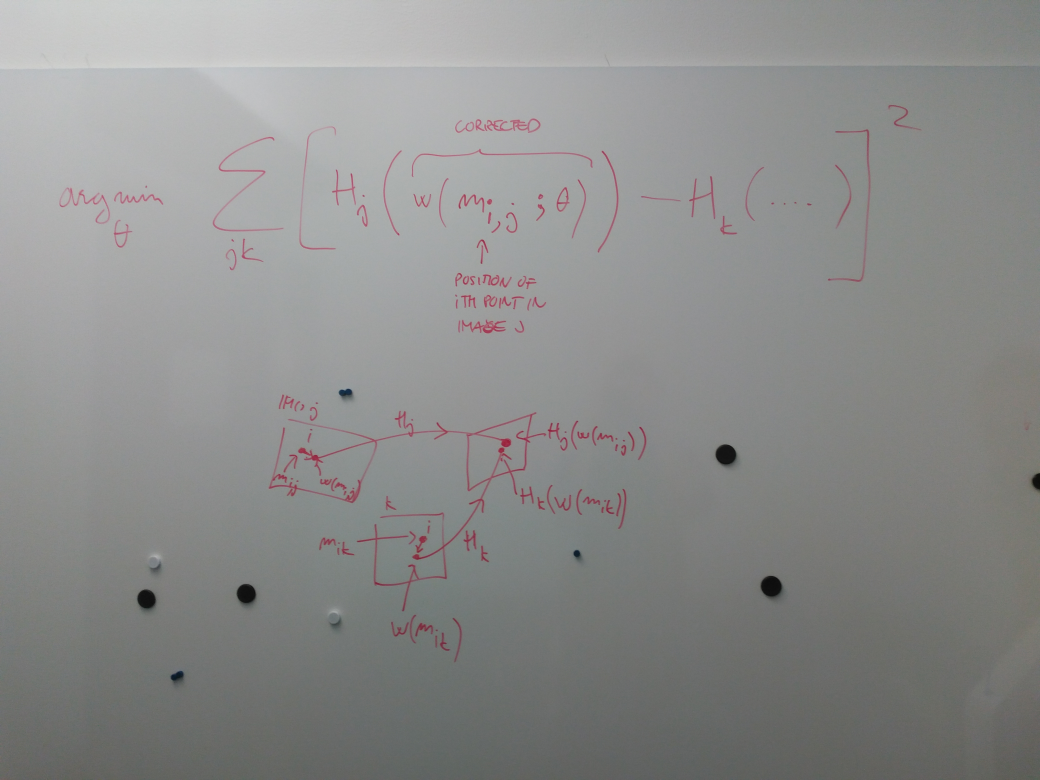
#> input picture test/stitch/IMG_20170222_150529.jpg, 4160 x 3120 px (shown at 1/4 size)
$ python -i watershed.py   (imports and definitions only)
#> lines starting #> are read from the running program, lines starting #| are printed output that depends on the picture
import cv2, imutils
import numpy as np
from matplotlib import pyplot as plt

def outerEdge(image):
	kernel = np.array([[0, .25, 0], [.25, 0, .25], [0, .25, 0]])
	temp1 = cv2.filter2D(image, -1, kernel)
	temp2 = cv2.bitwise_and(temp1, cv2.bitwise_not(image))
	ret, border = cv2.threshold(temp2, 10, 255, cv2.THRESH_BINARY)
	return border

def innerEdge(image):
	reverse = cv2.bitwise_not(image)
	return outerEdge(reverse)

# [98 lines left out: functions expand, distance, watershed, center, cut, not called in this run]

>>> import cv2
>>> picture = cv2.imread('IMG_20170222_150529.jpg')
#> picture is the input picture: shape (3120, 4160, 3); mean B, G, R 139.7, 140.7, 140
>>> result = innerEdge(picture)
#> in innerEdge, `reverse = cv2.bitwise_not(image)`:
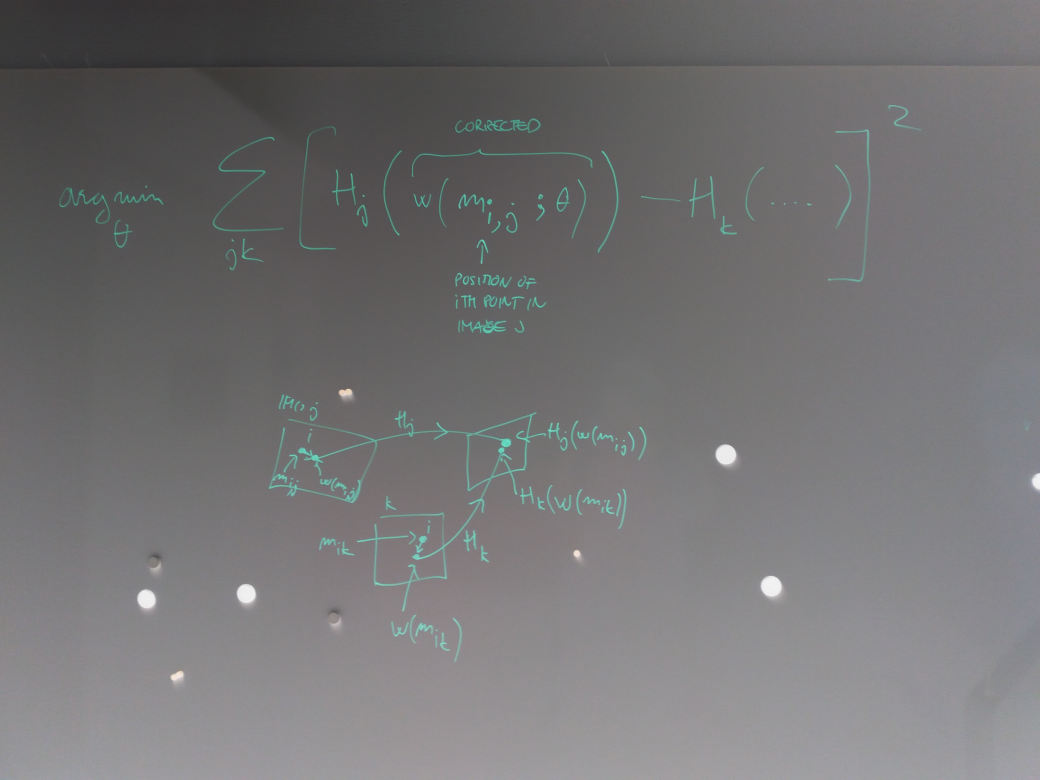
#> reverse: shape (3120, 4160, 3) (shown at 1/4 size); mean B, G, R 115.3, 114.3, 115
#> in outerEdge, `temp2 = cv2.bitwise_and(temp1, cv2.bitwise_not(image))`:
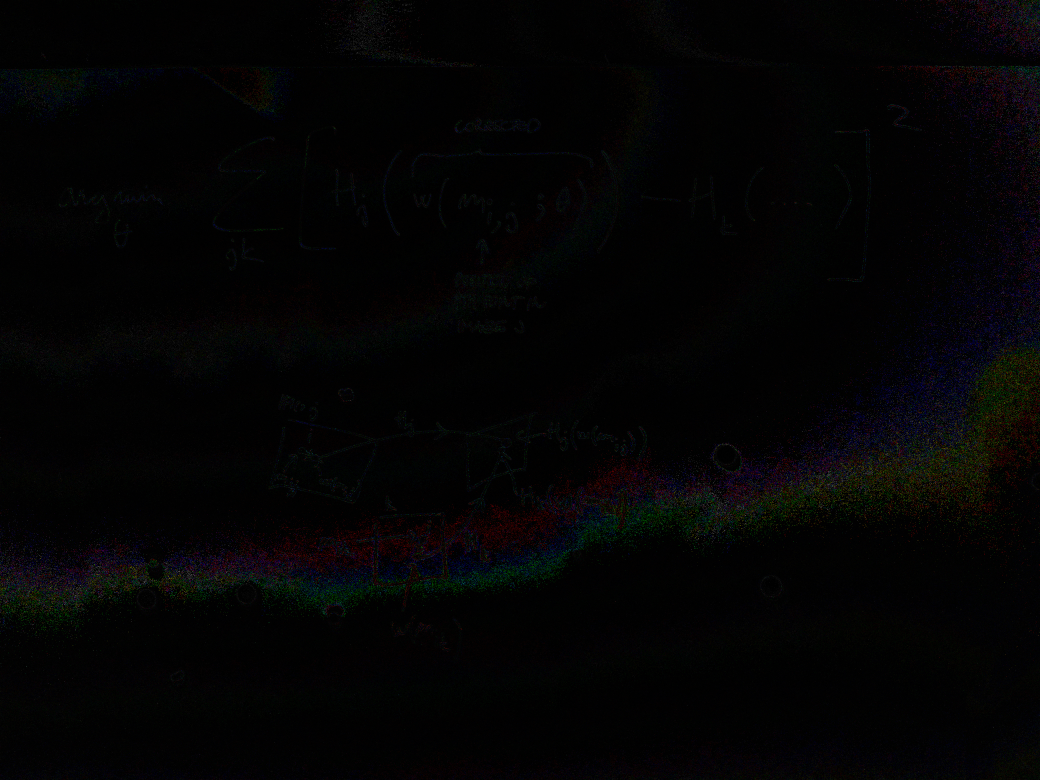
#> temp2: shape (3120, 4160, 3) (shown at 1/4 size); mean B, G, R 3.6, 3.3, 3.5
#> in outerEdge, `ret, border = cv2.threshold(temp2, 10, 255, cv2.THRESH_BINARY)`:
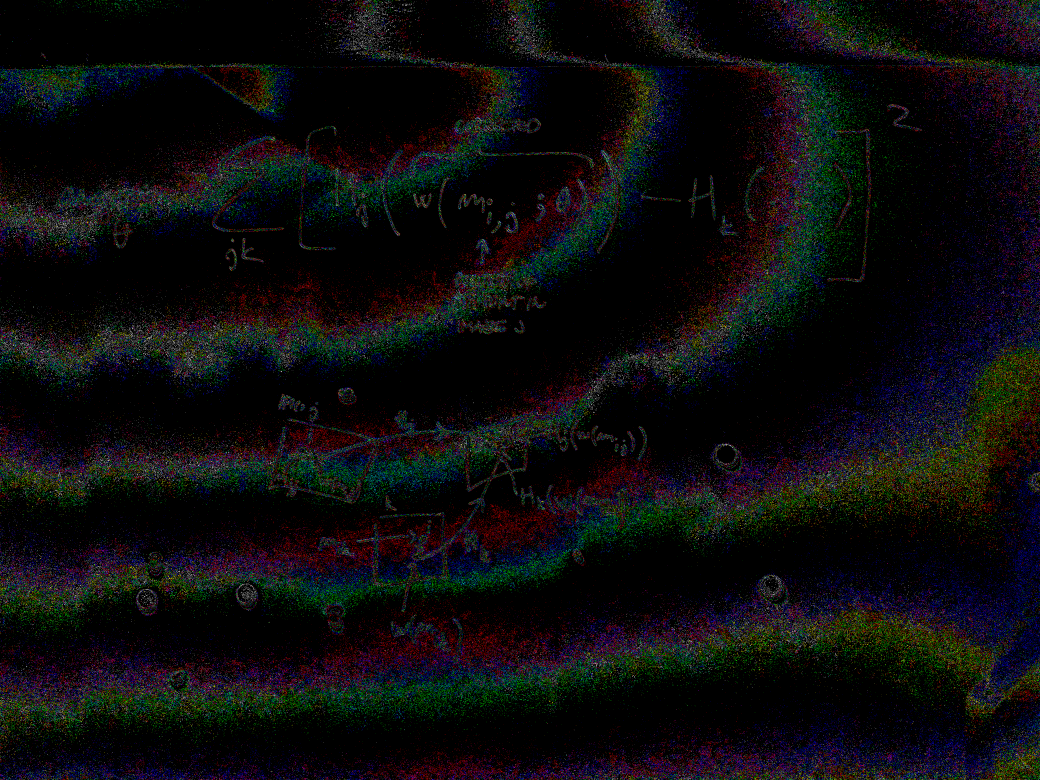
#> border: shape (3120, 4160, 3) (shown at 1/4 size); mean B, G, R 13.1, 12.3, 12.5
